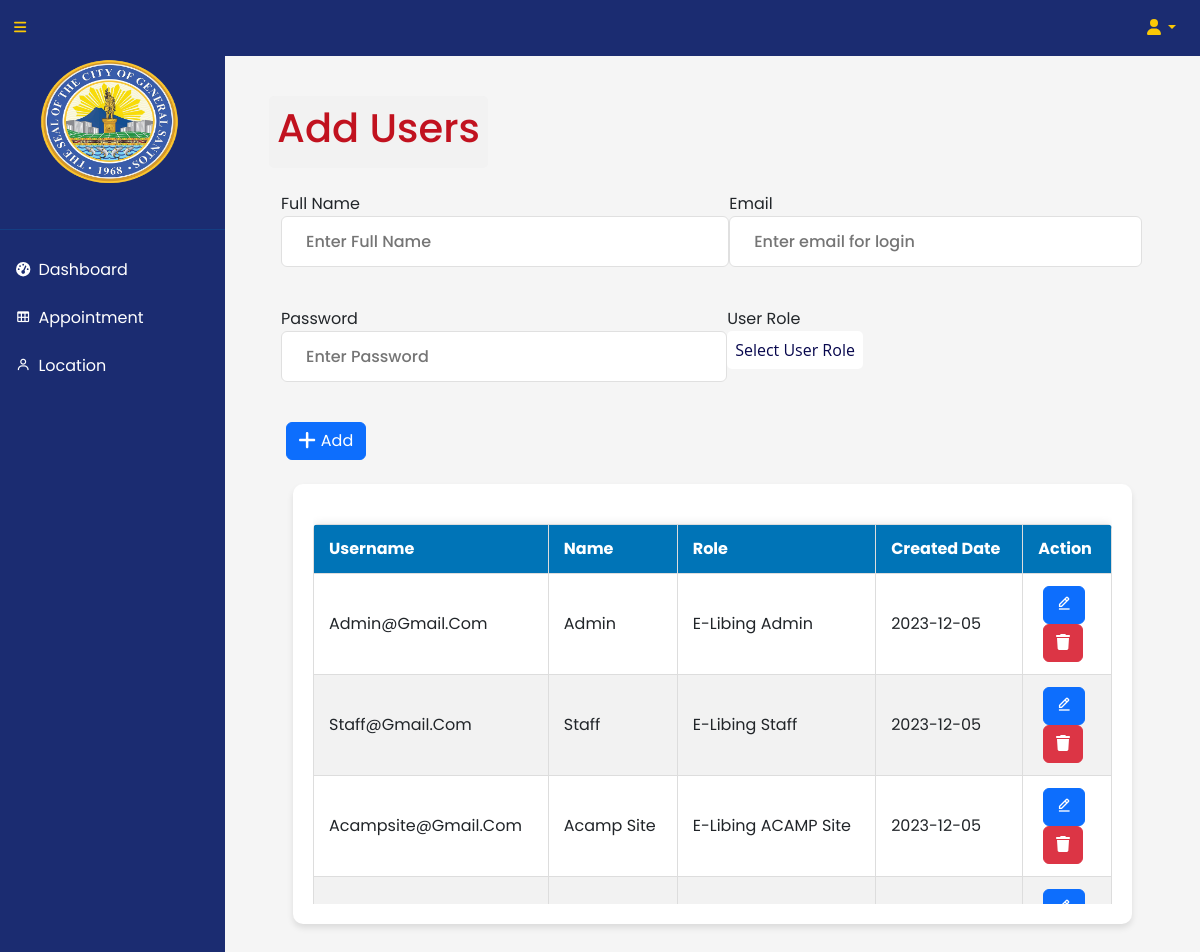
The app's page /client/user.php with its own data.
### tables this page shows
CREATE TABLE `tbluserslogin` (
  `UserID` int(11) NOT NULL,
  `username` varchar(255) NOT NULL,
  `pw` varchar(255) NOT NULL,
  `Createdby` varchar(255) NOT NULL,
  `Restriction` varchar(255) NOT NULL,
  `CreatedDate` date NOT NULL DEFAULT current_timestamp()
);

### client/user.php (the view, shortened to what this page needs)
<!DOCTYPE html>
<html lang="en">
<link rel="stylesheet" href="css/walkin.css">
<?php
require('assets/component/header.php');
require('assets/component/topnavbar.php');
require('assets/component/sidebars.php');
include('../dbConn/conn.php');
?>
<body>
    <div id="layoutSidenav">
        <div id="layoutSidenav_content">
            <main>
                <div class="container-fluid px-4">
                    <ol class="breadcrumb mb-4">
                        <li class="breadcrumb-item active">
                            <h1>Add Users</h1>
                        </li>
                    </ol>
                    <div class="relative overflow-x-auto shadow-md sm:rounded-lg">
                        <div class="container">
                            <form action="../dbConn/createuser.php" method="POST">
                                <div class="formbold-mb-5 flex">
                                    <div class="formbold-mb-5">
                                        <label>
                                            Full Name
                                        </label>
                                        <input type="text" name="fullname" id="inputFields"
                                            placeholder="Enter Full Name" required class="formbold-form-input" />
                                    </div>
                                    <div class="formbold-mb-5">
                                        <label>Email
                                        </label>
                                        <input type="text" name="email" id="inputFields"
                                            placeholder="Enter email for login" required="required"
                                            class="formbold-form-input" />
                                    </div>
                                </div>
                                <div class="formbold-mb-5 flex">
                                    <div class="formbold-mb-5">
                                        <label>
                                            Password
                                        </label>
                                        <input type="password" name="pw" id="inputFields" placeholder="Enter Password"
                                            class="formbold-form-input" />
                                    </div>
                                    <div id="inputFields">
                                        <label>
                                            User Role
                                        </label>
                                        <select class="formbold-form-label" name="role" id="">
                                            <option value="" selected disabled>Select User Role</option>
                                        </select>
                                    </div>
                                </div>
                                <button class="btn btn-primary mb-4" id="addButton" type="submit">
                                    Add</button>
                            </form>
                            <div class="relative overflow-x-auto shadow-md sm:rounded-lg">
                                <div class="container">
                                    <div class="activity-log-container">
                                        <div class="activity-log-container-scroll">
                                            <table class="table-no-border">
                                                <thead>
                                                    <tr>
                                                        <th>Username</th>
                                                        <th>Name</th>
                                                        <th>Role</th>
                                                        <th>Created Date</th>
                                                        <th>Action</th>
                                                    </tr>
                                                </thead>
                                                <tbody>
                                                    <?php
                                                    $selectloc = "SELECT * FROM tblUsersLogin";
                                                    $queryloc = $conn->query($selectloc);
                                                    while ($dataloc = $queryloc->fetch_assoc()) {
                                                        $username = $dataloc['username'];
                                                        $role = $dataloc['Restriction'];
                                                        $name = $dataloc['Createdby'];
                                                        $date = $dataloc['CreatedDate'];
                                                        $userid = $dataloc['UserID'];
                                                        $first = explode(' ', $role)[0];
                                                        if ($first == 'E-Libing') {
                                                    ?>
                                                    <tr>
                                                        <td>
                                                            <?php echo $username ?>
                                                        </td>
                                                        <td>
                                                            <?php echo $name ?>
                                                        </td>
                                                        <td>
                                                            <?php echo $role ?>
                                                        </td>
                                                        <td>
                                                            <?php echo $date ?>
                                                        </td>
                                                        <td>
                                                            <button class="btn btn-primary "
                                                                onclick="addNiche('<?php echo $userid ?>')">
                                                                <i class='bx bx-edit-alt'></i>
                                                            </button>
                                                            <form action="../dbConn/delete_user.php" method="GET">
                                                                <button class="btn btn-danger" type="submit">
                                                                    <i class="fa-solid fa-trash"></i>
                                                                </button>
                                                            </form>
                                                        </td>
                                                    </tr>
                                                    <?php }
                                                    } ?>
                                                </tbody>
                                            </table>
                                        </div>
                                    </div>
                                </div>
                            </div>
                        </div>
                    </div>
                </div>
            </main>
        </div>
    </div>
</body>
</html>

### client/css/walkin.css (style rules this page uses)
* { margin: 0; padding: 0; box-sizing: border-box; }
body { font-family: "Inter", Arial, Helvetica, sans-serif; }
.formbold-mb-5 { margin-bottom: 20px; }
.formbold-form-label { display: block; font-weight: 500; font-size: 16px; color: #07074d; margin-bottom: 12px; }
.formbold-form-input { width: 100%; padding: 12px 24px; border-radius: 6px; border: 1px solid #e0e0e0; background: white; font-weight: 500; font-size: 16px; color: #6b7280; outline: none; resize: none; }
.flex { display: flex; }
select { -webkit-appearance: none; -moz-appearance: none; -ms-appearance: none; appearance: none; outline: 0; box-shadow: none; border: 0 !important; background: #ffffff; background-image: none; flex: 1; padding: 0 .5em; color: #6b7280; cursor: pointer; font-size: .9em; font-family: 'Open Sans', sans-serif; }

### client/css/table.css (style rules this page uses)
body { font-family: Arial, sans-serif; }
.container-fluid { max-width: 1200px; margin: 0 auto; padding: 20px; }
table { width: 100%; border-collapse: collapse; margin-top: 20px; }
th, td { padding: 10px; border: 1px solid #ddd; }
th { background-color: #f2f2f2; text-align: left; }
select { padding: 8px; border: 1px solid #ddd; border-radius: 5px; font-size: 14px; }
.breadcrumb { background-color: #f2f2f2; padding: 8px; list-style: none; margin: 0; border-radius: 5px; display: inline-block; }
.breadcrumb li { display: inline; }
.breadcrumb li::after { content: ">"; margin: 0 5px; }
.breadcrumb li:last-child::after { content: none; }

### client/css/file.css (style rules this page uses)
* { margin: 0; padding: 0; box-sizing: border-box; font-family: "Poppins", sans-serif; }

### client/css/activitylog.css (style rules this page uses)
body { padding: 20px; background-color: #f5f5f5; }
.activity-log-container { background-color: #ffffff; border-radius: 10px; padding: 20px; box-shadow: 0px 4px 6px rgba(0, 0, 0, 0.1); }
.activity-log-container-scroll { max-height: 400px; overflow-y: auto; }
.table-no-border { width: 100%; border-collapse: collapse; box-shadow: 0px 0px 10px rgba(0, 0, 0, 0.1); border-radius: 5px; overflow: hidden; }
.table-no-border th, .table-no-border td { padding: 12px 15px; text-align: left; border-bottom: 1px solid #ddd; }
tbody tr td { text-transform: capitalize !important; }
.table-no-border thead th { background-color: #0074B7; color: #fff; }
.table-no-border tbody tr:nth-child(even) { background-color: #f2f2f2; text-transform: capitalize important; }

### records on screen
tbluserslogin: username "Admin@gmail.com", Createdby "Admin", Restriction "E-Libing Admin", CreatedDate "2023-12-05"
tbluserslogin: username "Staff@gmail.com", Createdby "Staff", Restriction "E-Libing Staff", CreatedDate "2023-12-05"
tbluserslogin: username "Acampsite@gmail.com", Createdby "Acamp Site", Restriction "E-Libing ACAMP Site", CreatedDate "2023-12-05"
